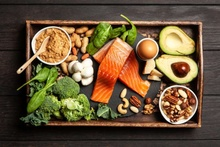
%> input picture food1.jpg, 220 x 147 px, shrunk from 799 x 533 before the run
$ octave Project_part2_nonlinear_filtering.m   (GNU Octave 9; MATLAB toolbox functions it lacks are replaced by stand-ins)
%> lines starting %> are read from the running program, lines starting %| are printed output that depends on the picture
I1 = imread('food1.jpg');
%> I1 is the input picture: size 147x220x3 uint8; mean R, G, B 103.2, 83.4, 56.9

I1 = double(I1)/255.0;
%> I1: size 147x220x3 double

I2 = rgb2gray(I1);
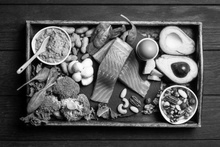
%> I2: size 147x220 double; min 0, max 0.999, mean 0.338

%salt-and-pepper noise
I2=imnoise(I2,'salt & pepper',0.1);
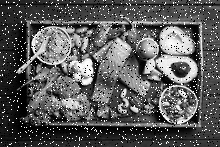
%> I2: size 147x220 double; min 0, max 1, mean 0.354
[M,N] = size(I2);
%> M = 147; N = 220
I3 = zeros(M,N);
figure
imshow(I2);
title('gray I1');


P=2;
Q=2;
filterPixels = (2*P+1)*(2*Q+1);

Med = zeros(1,filterPixels);
doubleMed = double(Med);


for m = 1 : M
    for n = 1 : N
        r = 1;
        for p = -P : P

            if(m-p <= 1)
                k = abs(m-p)+1;
            elseif(m-p>M)
                k = M-((m-p)-M);
            else
                k = m-p;
            end

            for q = -Q : Q
                if(n-q < 1)
                    l = abs(n-q)+1;
                elseif (n-q > N)
                    l = N-((n-q)-N);
                else
                    l = n-q;
                end

                doubleMed(1,r) = I1(k,l);
                r = r+1;
            end
        end

        I3(m,n) = median(doubleMed);

    end
end
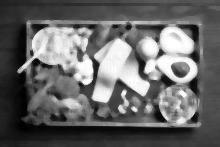
%> I3: size 147x220 double; min 0, max 1, mean 0.403
%> after the loop, doubleMed = 25 values, max 0.251 at index 3, min 0.22 at index 6, mean 0.231; k = 145; l = 218

figure
imshow(I3);
title('Med_Filter');
